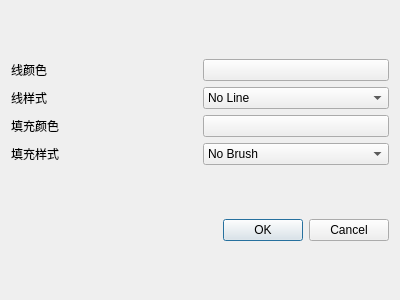
<?xml version="1.0" encoding="UTF-8"?>
<ui version="4.0">
 <class>ShapeItemDialog</class>
 <widget class="QDialog" name="ShapeItemDialog">
  <property name="geometry">
   <rect>
    <x>0</x>
    <y>0</y>
    <width>400</width>
    <height>300</height>
   </rect>
  </property>
  <property name="windowTitle">
   <string>Dialog</string>
  </property>
  <layout class="QVBoxLayout" name="verticalLayout_2">
   <item>
    <layout class="QVBoxLayout" name="verticalLayout">
     <item>
      <layout class="QHBoxLayout" name="horizontalLayout">
       <item>
        <widget class="QLabel" name="label_5">
         <property name="text">
          <string>线颜色</string>
         </property>
        </widget>
       </item>
       <item>
        <widget class="QPushButton" name="penColor">
         <property name="text">
          <string/>
         </property>
        </widget>
       </item>
      </layout>
     </item>
     <item>
      <layout class="QHBoxLayout" name="horizontalLayout_2">
       <item>
        <widget class="QLabel" name="label_2">
         <property name="text">
          <string>线样式</string>
         </property>
        </widget>
       </item>
       <item>
        <widget class="QComboBox" name="penStyle">
         <property name="currentText">
          <string>No Line</string>
         </property>
         <property name="currentIndex">
          <number>0</number>
         </property>
         <item>
          <property name="text">
           <string>No Line</string>
          </property>
         </item>
         <item>
          <property name="text">
           <string>Solid Line</string>
          </property>
         </item>
         <item>
          <property name="text">
           <string>Dash Line</string>
          </property>
         </item>
         <item>
          <property name="text">
           <string>Dot Line</string>
          </property>
         </item>
         <item>
          <property name="text">
           <string>Dash Dot Line</string>
          </property>
         </item>
         <item>
          <property name="text">
           <string>Dash Dot Dot Line</string>
          </property>
         </item>
        </widget>
       </item>
      </layout>
     </item>
     <item>
      <layout class="QHBoxLayout" name="horizontalLayout_3">
       <item>
        <widget class="QLabel" name="label_3">
         <property name="text">
          <string>填充颜色</string>
         </property>
        </widget>
       </item>
       <item>
        <widget class="QPushButton" name="brushColor">
         <property name="text">
          <string/>
         </property>
        </widget>
       </item>
      </layout>
     </item>
     <item>
      <layout class="QHBoxLayout" name="horizontalLayout_4">
       <item>
        <widget class="QLabel" name="label_4">
         <property name="sizePolicy">
          <sizepolicy hsizetype="Preferred" vsizetype="Preferred">
           <horstretch>0</horstretch>
           <verstretch>0</verstretch>
          </sizepolicy>
         </property>
         <property name="text">
          <string>填充样式</string>
         </property>
        </widget>
       </item>
       <item>
        <widget class="QComboBox" name="brushStyle">
         <item>
          <property name="text">
           <string>No Brush</string>
          </property>
         </item>
         <item>
          <property name="text">
           <string>SolidPattern</string>
          </property>
         </item>
         <item>
          <property name="text">
           <string>Dense1Pattern</string>
          </property>
         </item>
         <item>
          <property name="text">
           <string>Dense2Pattern</string>
          </property>
         </item>
         <item>
          <property name="text">
           <string>Dense3Pattern</string>
          </property>
         </item>
         <item>
          <property name="text">
           <string>Dense4Pattern</string>
          </property>
         </item>
         <item>
          <property name="text">
           <string>Dense5Pattern</string>
          </property>
         </item>
         <item>
          <property name="text">
           <string>Dense6Pattern</string>
          </property>
         </item>
         <item>
          <property name="text">
           <string>Dense7Pattern</string>
          </property>
         </item>
         <item>
          <property name="text">
           <string>HorPattern</string>
          </property>
         </item>
         <item>
          <property name="text">
           <string>VerPattern</string>
          </property>
         </item>
         <item>
          <property name="text">
           <string>CrossPattern</string>
          </property>
         </item>
         <item>
          <property name="text">
           <string>BDiagPattern</string>
          </property>
         </item>
         <item>
          <property name="text">
           <string>FDiagPattern</string>
          </property>
         </item>
         <item>
          <property name="text">
           <string>DiagCrossPattern</string>
          </property>
         </item>
         <item>
          <property name="text">
           <string>LinearGradientPattern</string>
          </property>
         </item>
         <item>
          <property name="text">
           <string>ConicalGradientPattern</string>
          </property>
         </item>
         <item>
          <property name="text">
           <string>RadialGradientPattern</string>
          </property>
         </item>
        </widget>
       </item>
      </layout>
     </item>
    </layout>
   </item>
   <item>
    <widget class="QDialogButtonBox" name="buttonBox">
     <property name="orientation">
      <enum>Qt::Horizontal</enum>
     </property>
     <property name="standardButtons">
      <set>QDialogButtonBox::Cancel|QDialogButtonBox::Ok</set>
     </property>
    </widget>
   </item>
  </layout>
 </widget>
 <resources/>
 <connections>
  <connection>
   <sender>buttonBox</sender>
   <signal>accepted()</signal>
   <receiver>ShapeItemDialog</receiver>
   <slot>accept()</slot>
   <hints>
    <hint type="sourcelabel">
     <x>248</x>
     <y>254</y>
    </hint>
    <hint type="destinationlabel">
     <x>157</x>
     <y>274</y>
    </hint>
   </hints>
  </connection>
  <connection>
   <sender>buttonBox</sender>
   <signal>rejected()</signal>
   <receiver>ShapeItemDialog</receiver>
   <slot>reject()</slot>
   <hints>
    <hint type="sourcelabel">
     <x>316</x>
     <y>260</y>
    </hint>
    <hint type="destinationlabel">
     <x>286</x>
     <y>274</y>
    </hint>
   </hints>
  </connection>
 </connections>
</ui>
